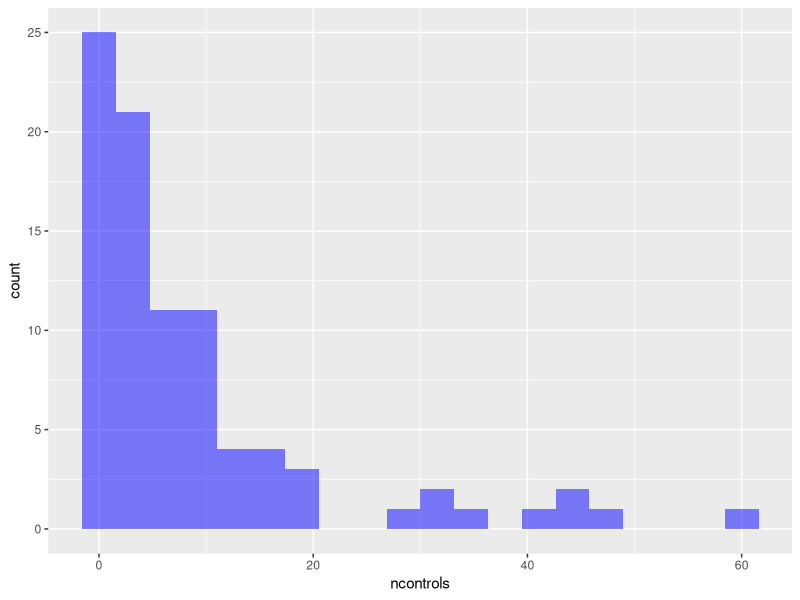
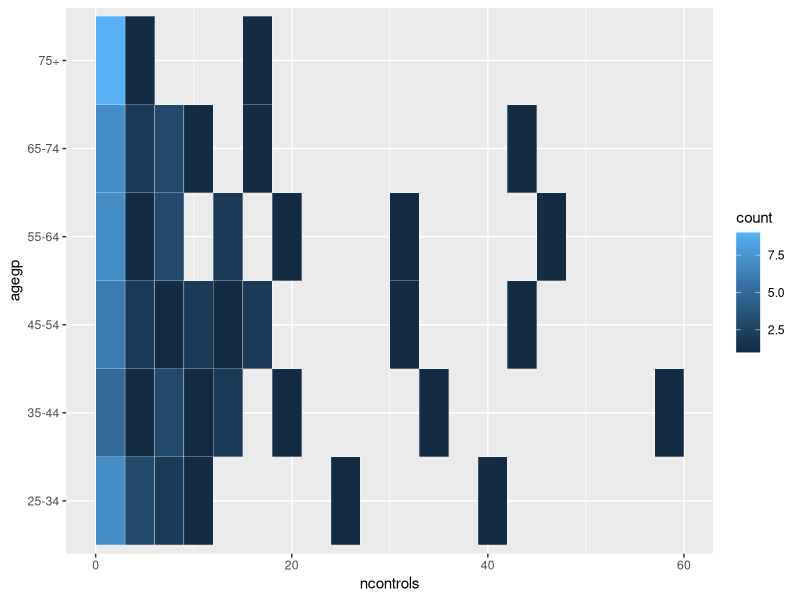
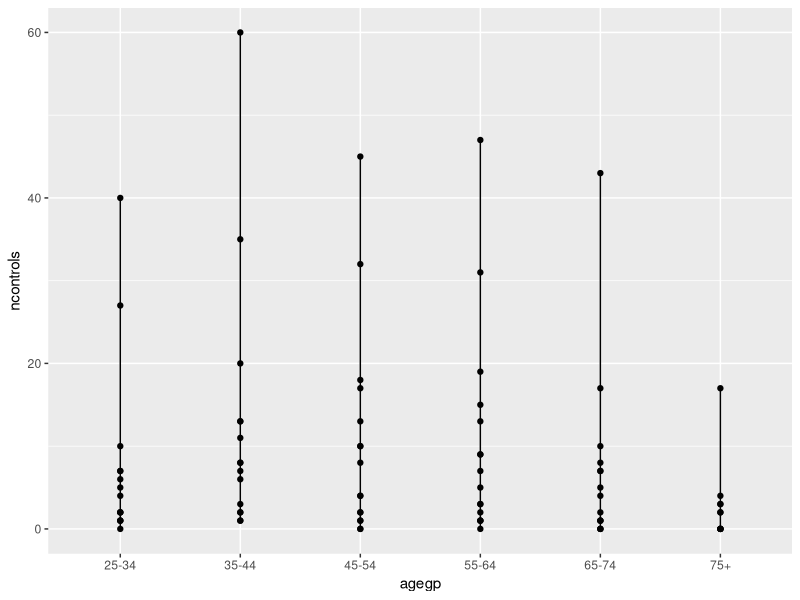
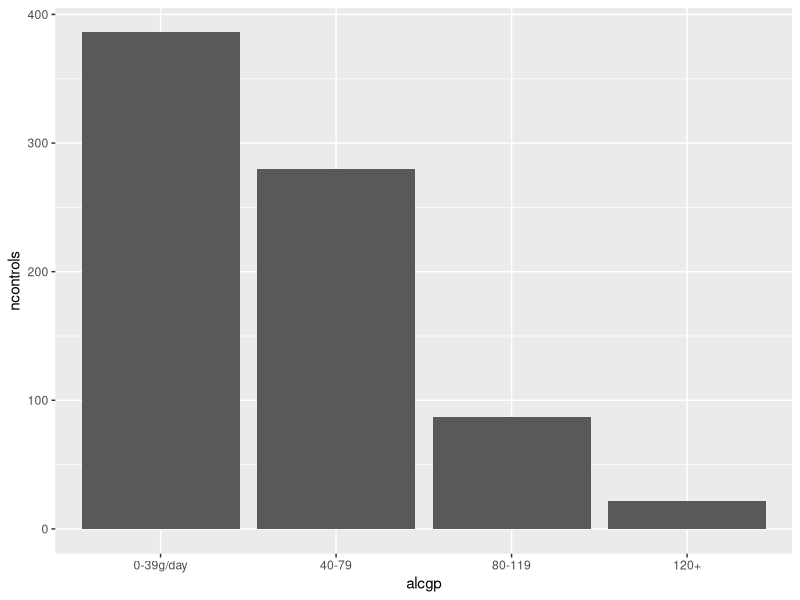
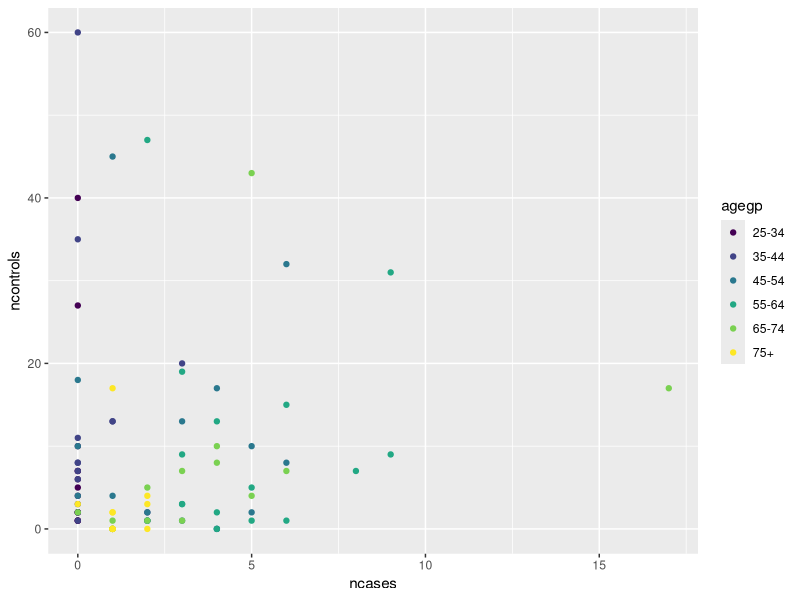
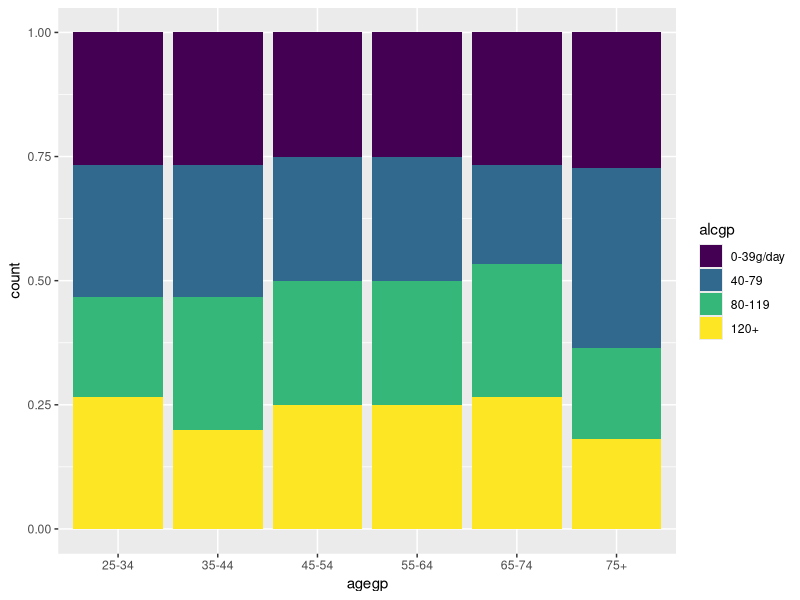
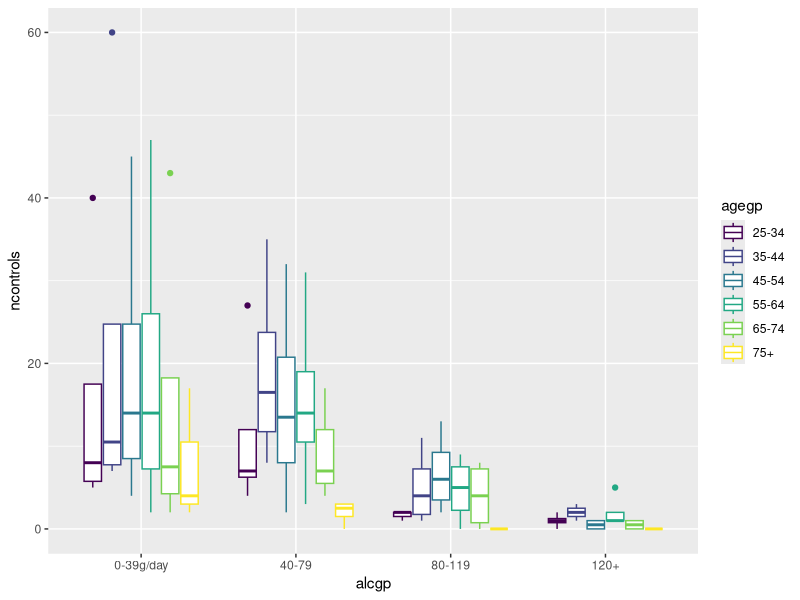

These figures' R source, in order:
## ---- chunk 1
knitr::opts_chunk$set(echo = TRUE)
## ---- chunk 2
library(ggplot2)
head(esoph)
## ---- chunk 3
ggplot(esoph, aes(x=ncontrols))+geom_histogram(bins=20,fill='blue',alpha=0.5)
## ---- chunk 4
ggplot(esoph,aes(ncontrols,agegp))+stat_bin2d(bins=20, color="white")
## ---- chunk 5
ggplot(esoph,aes(x=agegp,ncontrols))+geom_line()+geom_point()
## ---- chunk 6
ggplot(esoph,aes(x=alcgp,ncontrols))+geom_bar(stat ='identity')
## ---- chunk 7
ggplot(esoph)+geom_point(aes(x=ncases,y=ncontrols,color=agegp))
## ---- chunk 8
ggplot(esoph,aes(agegp,fill=alcgp))+geom_bar(position='fill')
## ---- chunk 9
ggplot(esoph, aes(x=alcgp, y=ncontrols, color=agegp)) +geom_boxplot()
